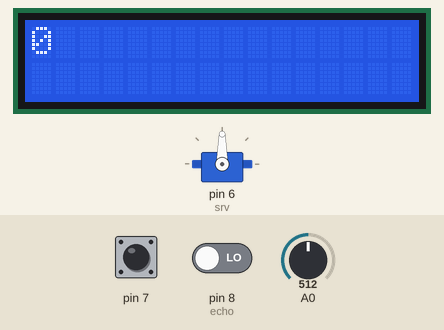
Recording of a sketch running on a simulated Arduino Uno, built with avr-gcc and run on an emulated ATmega328P. On the bench: 16×2 character LCD, servo. Inputs (shaded band) come from the test bench; at power-on: A0 = 512, pin 7 HIGH, pin 8 (echo) LOW.

Above: at 1.13 s.
1.3 s: A0 set to 716
At 3.1 s:
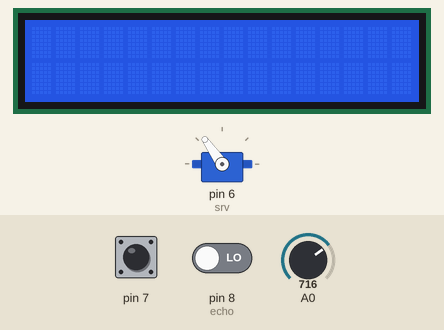
5.7 s: A0 set to 900
At 7.5 s:
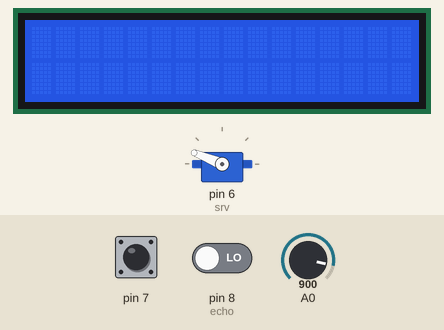
10.1 s: A0 set to 1023
At 11.7 s:
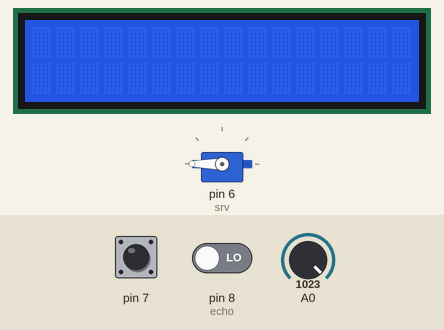
14.5 s: A0 set to 306
At 15.3 s:
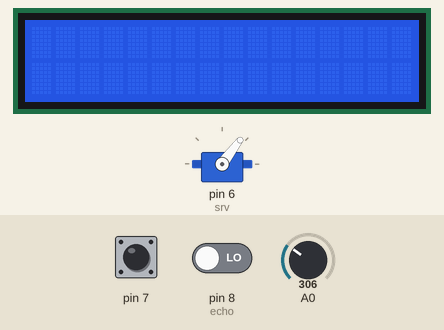
20.6 s: A0 set to 122
At 22.0 s:
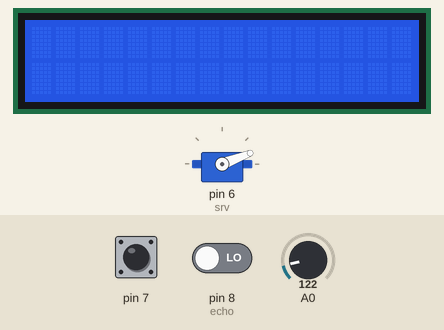
Timing chart, 0 to 23.6 s (numbered marks = the images above; inputs shaded):
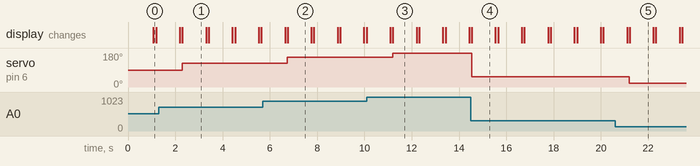

The sketch:

son3.ino
```cpp
#include <LiquidCrystal.h>
#include <Servo.h>


const int rs = 12, en = 11, d4 = 5, d5 = 4, d6 = 3, d7 = 2;
LiquidCrystal lcd(rs, en, d4, d5, d6, d7);

Servo srv;

const int echo = 8;
const int trig = 9;

void setup() {
  Serial.begin(9600);
  lcd.begin(16, 2);
  lcd.print("hello, world!");

  srv.attach(6);

  pinMode(trig, OUTPUT);
  pinMode(echo, INPUT);
  pinMode(7, INPUT_PULLUP);
}

void loop() {
  show();


  int controller = map(analogRead(A0), 0,1023,0,180);
  srv.write(controller);


  if(digitalRead(7) == 0){
    digitalWrite(10,1);
    Serial.println("ates");
  }
  else{
      digitalWrite(10,0);
  }
}


void show(){
  lcd.clear();
  lcd.print(Distance());
  delay(100);
}

int Distance(){
  digitalWrite(trig,1);  delay(10);
  digitalWrite(trig,0);

  int time = pulseIn(echo,1);
  int dis = (time/2)/28.97;
  return dis;
}
```

Measured:
- after the input at 1.3 s, servo on pin 6 (srv): 90° → 125° after 0.99 s
- after the input at 5.7 s, servo on pin 6 (srv): 125° → 158° after 1.0 s
- after the input at 10.1 s, servo on pin 6 (srv): 158° → 180° after 1.1 s
- after the input at 14.5 s, servo on pin 6 (srv): 180° → 53° at once
- after the input at 20.6 s, servo on pin 6 (srv): 53° → 21° after 0.61 s
- what the display in image 1 shows lasts 1.0 s, from 2.3 s to 3.3 s
